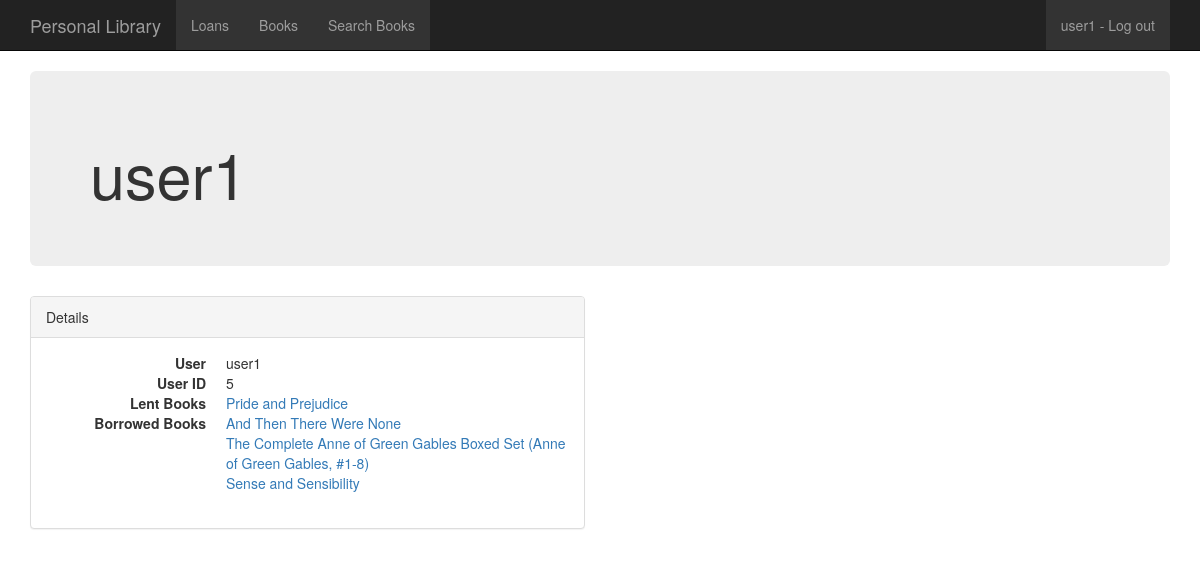
/user/5, run on the app's committed database.
### libraryapp/models.py (models this page shows, shortened)
class Loans(models.Model):
	date_created = models.DateTimeField(auto_now_add=True)
	borrowed_from = models.ForeignKey(User, related_name='borrowed_from')
	borrower = models.ForeignKey(User, related_name='borrower')
	book = models.ForeignKey(Book, related_name='loans')

class Book(models.Model):
	title = models.CharField(max_length=256)
	isbn = models.IntegerField(null=True)
	author = models.ForeignKey(Author, related_name='books')
	small_image_url = models.URLField(max_length=200, null=True, blank=True)
	publisher = models.CharField(max_length=256, null=True)
	num_pages = models.IntegerField(null=True)
	pubyear = models.IntegerField(null=True, blank=True, default=0)
	pubday = models.IntegerField(null=True, blank=True)
	pubmonth = models.IntegerField(choices=MONTHS, null=True, blank=True)
	rating = models.CharField(max_length=256, null=True)
	url = models.URLField(max_length=200, null=True, blank=True)
	description = models.CharField(max_length=10000, null=True)

### libraryapp/views.py (the view)
# urls.py: url(r'^user/(?P<pk>\d+)$', UserDetail.as_view(), name='user_detail'),
class UserDetail(DetailView):
    model = User
    def get_context_data(self, **kwargs):
        context = super(UserDetail, self).get_context_data(**kwargs)
        context['borrower'] = self.object.borrower.all()
        context['borrowed_from'] = self.object.borrowed_from.all()
        return context

### libraryapp/templates/auth/user_detail.html (shortened to what this page needs)
{% extends 'libraryapp/base.html' %}
{% block content %}
<div class="container">
  <div class="jumbotron">
    <h1>{{user}}</h1>
  </div>
  <div class="row">
    <div class="col-md-6">
      <div class="panel panel-default">
        <div class="panel-heading">Details</div>
        <div class="panel-body">
          <dl class="dl-horizontal">
          	<dt>User</dt>
            <dd>{{user}}</dd>
            <dt>User ID</dt>
            <dd>{{user.id}}</dd>
            <dt>Lent Books</dt>
            {% for lent in borrowed_from %}
            <dd><a href = "/books/{{lent.book.id}}">{{lent.book.title}}</a></dd>
            {% endfor %}
            <dt>Borrowed Books</dt>
            {% for borrow in borrower %}
            <dd><a href = "/books/{{borrow.book.id}}">{{borrow.book.title}}</a></dd>
            {% endfor %}
          </dl>
        </div>
      </div>
    </div>
{% endblock %}

### libraryapp/templates/libraryapp/base.html (shortened to what this page needs)
{% load staticfiles %}
<!DOCTYPE html>
<html>
	<head>
		{% block head %}
			{% block style %}
				<link rel="stylesheet" type="text/css" href="{% static 'css/bootstrap.min.css' %}" />
			{% endblock %}
		{% endblock %}
	</head>
	{% block body %}
	<body class="{% block bodyclass %}{% endblock %}">
		<div class="wrapper">
			{% block navbar %}
				<div class="navbar navbar-static-top {% block bootstrap_navbar_variant %}navbar-inverse{% endblock %}">
					<div class="container">
						<span>
							{% block branding %}
								<a class='navbar-brand' rel="nofollow" href='/'>
									Personal Library
								</a>
							{% endblock %}
						</span>
						<ul class="nav navbar-nav pull-left">
						  <li><a href="/loans">Loans</a></li>
						  <li><a href="/books">Books</a></li>
						  <li><a href="/choose">Search Books</a></li>
						</ul>
				<ul class="nav navbar-nav pull-right">
                {% block userlinks %}
                  {% if user.is_authenticated %}
                    <li>
                      <a href="/logout">
                        {{user}} - Log out
                      </a>
                    </li>
                  {% else %}
                    <li>
                      <a href="/login">Log in</a>
                    </li>
                  {% endif %}
                {% endblock %}
              </ul>
					</div>
				</div>
			{% endblock %}
			{% block content %}
			{% endblock %}
		</div>
	</body>
	{% endblock %}
</html>

### libraryapp/templates/libraryapp/base.html (style rules this page uses)
ul { list-style-type: none; margin: 0; padding: 0; overflow: hidden; background-color: #333; }
li { float: left; }
li a { display: block; color: white; text-align: center; padding: 14px 16px; text-decoration: none; }

### data on the page
Loans: book "Pride and Prejudice"
Loans: book "And Then There Were None"
Loans: book "The Complete Anne of Green Gables Boxed Set (Anne of Green Gables, #1-8)"
Loans: book "Sense and Sensibility"

### other printed values
{{ user }} "user1"
{{ user.id }} "5"
